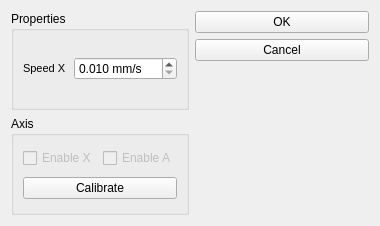
<?xml version="1.0" encoding="UTF-8"?>
<ui version="4.0">
 <class>dialogAerotechEnsemble</class>
 <widget class="QDialog" name="dialogAerotechEnsemble">
  <property name="geometry">
   <rect>
    <x>0</x>
    <y>0</y>
    <width>380</width>
    <height>226</height>
   </rect>
  </property>
  <property name="minimumSize">
   <size>
    <width>0</width>
    <height>0</height>
   </size>
  </property>
  <property name="windowTitle">
   <string>Dialog</string>
  </property>
  <layout class="QHBoxLayout" name="horizontalLayout">
   <item>
    <layout class="QVBoxLayout" name="verticalLayout_4">
     <item>
      <widget class="QGroupBox" name="groupProperties">
       <property name="title">
        <string>Properties</string>
       </property>
       <layout class="QVBoxLayout" name="verticalLayout_2">
        <item>
         <layout class="QGridLayout" name="gridLayout">
          <item row="0" column="0">
           <widget class="QLabel" name="labelSpeed">
            <property name="font">
             <font>
              <pointsize>8</pointsize>
             </font>
            </property>
            <property name="text">
             <string>Speed X</string>
            </property>
           </widget>
          </item>
          <item row="0" column="1">
           <widget class="QDoubleSpinBox" name="doubleSpinBox_Speed">
            <property name="suffix">
             <string> mm/s</string>
            </property>
            <property name="decimals">
             <number>3</number>
            </property>
            <property name="minimum">
             <double>0.010000000000000</double>
            </property>
            <property name="maximum">
             <double>100.000000000000000</double>
            </property>
           </widget>
          </item>
         </layout>
        </item>
       </layout>
      </widget>
     </item>
     <item>
      <widget class="QGroupBox" name="groupAxis">
       <property name="title">
        <string>Axis</string>
       </property>
       <layout class="QVBoxLayout" name="verticalLayout">
        <item>
         <layout class="QGridLayout" name="gridLayout_2">
          <item row="0" column="1">
           <widget class="QCheckBox" name="checkBox_EnableA">
            <property name="enabled">
             <bool>false</bool>
            </property>
            <property name="text">
             <string>Enable A</string>
            </property>
           </widget>
          </item>
          <item row="0" column="0">
           <widget class="QCheckBox" name="checkBox_EnableX">
            <property name="enabled">
             <bool>false</bool>
            </property>
            <property name="text">
             <string>Enable X</string>
            </property>
           </widget>
          </item>
         </layout>
        </item>
        <item>
         <widget class="QPushButton" name="pushButtonCalib">
          <property name="text">
           <string>Calibrate</string>
          </property>
          <property name="autoDefault">
           <bool>false</bool>
          </property>
         </widget>
        </item>
       </layout>
      </widget>
     </item>
    </layout>
   </item>
   <item>
    <layout class="QVBoxLayout" name="verticalLayout_3">
     <item>
      <widget class="QPushButton" name="okButton">
       <property name="text">
        <string>OK</string>
       </property>
       <property name="autoDefault">
        <bool>false</bool>
       </property>
      </widget>
     </item>
     <item>
      <widget class="QPushButton" name="cancelButton">
       <property name="text">
        <string>Cancel</string>
       </property>
       <property name="autoDefault">
        <bool>false</bool>
       </property>
      </widget>
     </item>
     <item>
      <spacer name="verticalSpacer">
       <property name="orientation">
        <enum>Qt::Vertical</enum>
       </property>
       <property name="sizeHint" stdset="0">
        <size>
         <width>20</width>
         <height>40</height>
        </size>
       </property>
      </spacer>
     </item>
    </layout>
   </item>
  </layout>
 </widget>
 <tabstops>
  <tabstop>doubleSpinBox_Speed</tabstop>
  <tabstop>checkBox_EnableX</tabstop>
  <tabstop>checkBox_EnableA</tabstop>
  <tabstop>pushButtonCalib</tabstop>
  <tabstop>okButton</tabstop>
  <tabstop>cancelButton</tabstop>
 </tabstops>
 <resources/>
 <connections>
  <connection>
   <sender>okButton</sender>
   <signal>clicked()</signal>
   <receiver>dialogAerotechEnsemble</receiver>
   <slot>accept()</slot>
   <hints>
    <hint type="sourcelabel">
     <x>352</x>
     <y>33</y>
    </hint>
    <hint type="destinationlabel">
     <x>233</x>
     <y>29</y>
    </hint>
   </hints>
  </connection>
  <connection>
   <sender>cancelButton</sender>
   <signal>clicked()</signal>
   <receiver>dialogAerotechEnsemble</receiver>
   <slot>reject()</slot>
   <hints>
    <hint type="sourcelabel">
     <x>331</x>
     <y>62</y>
    </hint>
    <hint type="destinationlabel">
     <x>277</x>
     <y>92</y>
    </hint>
   </hints>
  </connection>
 </connections>
</ui>
